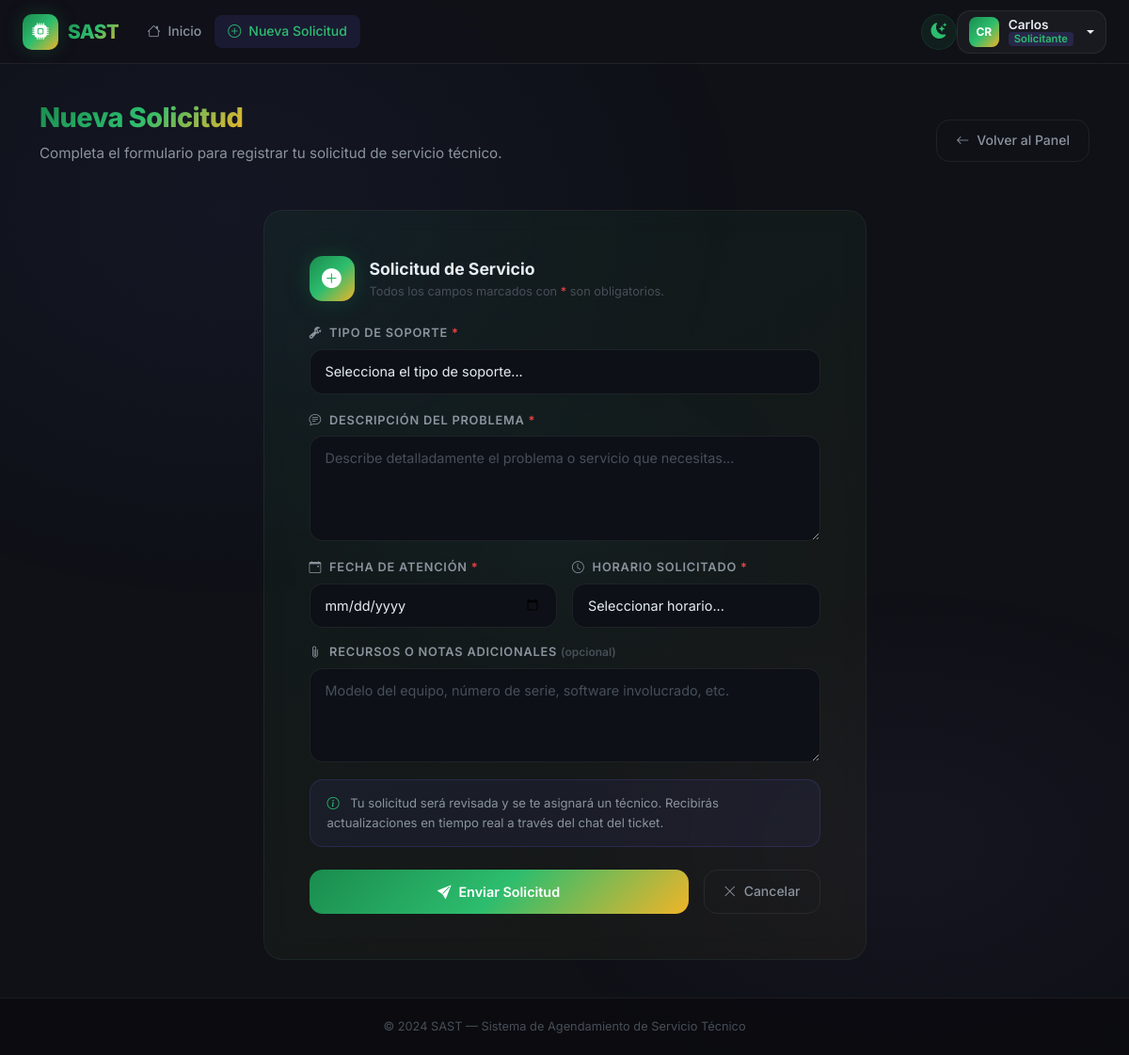
Page /solicitante/nueva-solicitud (signed in) on the committed database.
### app/models/user.py (models this page shows, shortened)
class User(UserMixin, db.Model):
    __tablename__ = 'user'
    id_user = db.Column(db.Integer, primary_key=True, autoincrement=True)
    ncedula = db.Column('Ncedula', db.String(20), nullable=False, unique=True)
    nombres = db.Column('Nombres', db.String(100), nullable=False)
    apellidos = db.Column('Apellidos', db.String(100), nullable=False)
    fecha_nacimiento = db.Column(db.Date, nullable=False)
    numero_telefono = db.Column(db.String(20), nullable=False)
    correo = db.Column('Correo', db.String(150), nullable=False, unique=True)
    contrasena = db.Column(db.String(255), nullable=False)
    sector = db.Column('Sector', db.String(100), nullable=False)
    declaracion_veracidad = db.Column(db.Boolean, default=False)
    autorizacion_datos = db.Column(db.Boolean, default=False)
    reset_token = db.Column(db.String(100), nullable=True, unique=True)
    reset_token_expiry = db.Column(db.DateTime, nullable=True)
    id_rol = db.Column(db.Integer, db.ForeignKey('roles.id_rol'), nullable=False)
    solicitudes_como_cliente = db.relationship(
        'Solicitud', foreign_keys='Solicitud.id_cliente',
        backref='cliente', lazy='dynamic'
    )
    solicitudes_como_tecnico = db.relationship(
        'Solicitud', foreign_keys='Solicitud.id_tecnico',
        backref='tecnico', lazy='dynamic'
    )
    mensajes_enviados = db.relationship('Mensaje', backref='remitente', lazy='dynamic')
    reportes = db.relationship('Reporte', backref='tecnico_reporte', lazy='dynamic')
    calificaciones_dadas = db.relationship('CalificacionTecnico', backref='cliente_calificador', lazy='dynamic')
    detalles_tecnico = db.relationship('DetallesTecnico', backref='tecnico_detalle', uselist=False)
    @property
    def nombre_completo(self):
        return f'{self.nombres} {self.apellidos}'
    @property
    def es_admin(self):
        return self.rol.nombre_rol == 'admin'
    @property
    def es_tecnico(self):
        return self.rol.nombre_rol == 'técnico'
    @property
    def es_solicitante(self):
        return self.rol.nombre_rol == 'solicitante'

class Rol(db.Model):
    __tablename__ = 'roles'
    id_rol = db.Column(db.Integer, primary_key=True, autoincrement=True)
    nombre_rol = db.Column(db.String(50), nullable=False)
    usuarios = db.relationship('User', backref='rol', lazy=True)

### app/blueprints/solicitante/__init__.py (the view, shortened to what this page needs)
@solicitante_bp.route('/nueva-solicitud', methods=['GET', 'POST'])
@login_required
@solicitante_required
def nueva_solicitud():
    tipos = TipoSoporte.query.all()
    return render_template('solicitante/nueva_solicitud.html', tipos=tipos)

### app/blueprints/solicitante/__init__.py (called while the page is built)
def solicitante_required(f):
    @wraps(f)
    def decorated(*args, **kwargs):
        if not current_user.is_authenticated:
            return redirect(url_for('auth.login'))
        if not current_user.es_solicitante:
            abort(403)
        return f(*args, **kwargs)
    return decorated

### app/templates/solicitante/nueva_solicitud.html (shortened to what this page needs)
{% extends 'base.html' %}
{% block content %}
<div class="container py-2">
    <div class="page-header d-flex flex-wrap align-items-center justify-content-between gap-3">
        <div>
            <h1><span class="text-gradient">Nueva Solicitud</span></h1>
            <p>Completa el formulario para registrar tu solicitud de servicio técnico.</p>
        </div>
        <a href="{{ url_for('solicitante.dashboard') }}" class="btn-outline-custom">
            <i class="bi bi-arrow-left"></i> Volver al Panel
        </a>
    </div>
    <div class="row justify-content-center">
        <div class="col-12 col-lg-8 col-xl-7">
            <div class="glass-card p-4 p-md-5">
                <div class="d-flex align-items-center gap-3 mb-4">
                    <div style="width:48px;height:48px;background:var(--gradient-brand);
                                border-radius:14px;display:flex;align-items:center;
                                justify-content:center;box-shadow:0 0 24px var(--primary-glow);">
                        <i class="bi bi-plus-circle-fill" style="font-size:1.3rem;color:white;"></i>
                    </div>
                    <div>
                        <div style="font-size:1.1rem;font-weight:700;color:var(--text-primary);">
                            Solicitud de Servicio
                        </div>
                        <div style="font-size:0.8rem;color:var(--text-muted);">
                            Todos los campos marcados con <span style="color:var(--danger);">*</span> son obligatorios.
                        </div>
                    </div>
                </div>
                <form method="POST" action="{{ url_for('solicitante.nueva_solicitud') }}" novalidate>
                    <div class="form-group">
                        <label class="form-label" for="tipo_soporte">
                            <i class="bi bi-wrench-adjustable me-1"></i>
                            Tipo de Soporte <span style="color:var(--danger);">*</span>
                        </label>
                        <select class="form-select" id="id_tipo_soporte" name="id_tipo_soporte" required>
                            <option value="" disabled selected>Selecciona el tipo de soporte...</option>
                        </select>
                    </div>
                    <div class="form-group">
                        <label class="form-label" for="descripcion">
                            <i class="bi bi-chat-text me-1"></i>
                            Descripción del Problema <span style="color:var(--danger);">*</span>
                        </label>
                        <textarea class="form-control" id="descripcion" name="descripcion"
                                  rows="4" required
                                  placeholder="Describe detalladamente el problema o servicio que necesitas...">{{ request.form.get('descripcion', '') }}</textarea>
                    </div>
                    <div class="row g-3 mb-0">
                        <div class="col-12 col-sm-6">
                            <div class="form-group mb-0">
                                <label class="form-label" for="fecha_atencion">
                                    <i class="bi bi-calendar-event me-1"></i>
                                    Fecha de Atención <span style="color:var(--danger);">*</span>
                                </label>
                                <input type="date" class="form-control" id="fecha_atencion"
                                       name="fecha_atencion" required
                                       min="{{ now().strftime('%Y-%m-%d') if now is defined else '' }}"
                                       value="{{ request.form.get('fecha_atencion', '') }}">
                            </div>
                        </div>
                        <div class="col-12 col-sm-6">
                            <div class="form-group mb-0">
                                <label class="form-label" for="horario">
                                    <i class="bi bi-clock me-1"></i>
                                    Horario Solicitado <span style="color:var(--danger);">*</span>
                                </label>
                                <select class="form-select" id="horario_solicitado" name="horario_solicitado" required>
                                    <option value="" disabled selected>Seleccionar horario...</option>
                                </select>
                            </div>
                        </div>
                    </div>
                    <div class="form-group mt-3">
                        <label class="form-label" for="recursos_adicionales">
                            <i class="bi bi-paperclip me-1"></i>
                            Recursos o Notas Adicionales
                            <span style="color:var(--text-muted);font-size:0.75rem;
                                         text-transform:none;letter-spacing:0;">(opcional)</span>
                        </label>
                        <textarea class="form-control" id="recursos_adicionales"
                                  name="recursos_adicionales" rows="3"
                                  placeholder="Modelo del equipo, número de serie, software involucrado, etc.">{{ request.form.get('recursos_adicionales', '') }}</textarea>
                    </div>
                    <div style="background:rgba(99,102,241,0.07);border:1px solid rgba(99,102,241,0.18);
                                border-radius:var(--radius-md);padding:14px 18px;margin-bottom:24px;
                                font-size:0.82rem;color:var(--text-secondary);">
                        <i class="bi bi-info-circle me-2" style="color:var(--primary-light);"></i>
                        Tu solicitud será revisada y se te asignará un técnico. Recibirás actualizaciones
                        en tiempo real a través del chat del ticket.
                    </div>
                    <div class="d-flex flex-wrap gap-3">
                        <button type="submit" class="btn-primary-custom flex-grow-1 justify-content-center">
                            <i class="bi bi-send-fill"></i> Enviar Solicitud
                        </button>
                        <a href="{{ url_for('solicitante.dashboard') }}"
                           class="btn-outline-custom justify-content-center"
                           style="flex:0 0 auto;">
                            <i class="bi bi-x-lg"></i> Cancelar
                        </a>
                    </div>
                </form>
            </div>
        </div>
    </div>
</div>
{% endblock %}

### app/templates/base.html (shortened to what this page needs)
<!DOCTYPE html>
<html lang="es">
<head>
    <link href="https://cdn.jsdelivr.net/npm/bootstrap@5.3.3/dist/css/bootstrap.min.css" rel="stylesheet">
    <link rel="stylesheet" href="https://cdn.jsdelivr.net/npm/bootstrap-icons@1.11.3/font/bootstrap-icons.min.css">
    <link rel="stylesheet" href="{{ url_for('static', filename='css/main.css') }}">
</head>
<body>
{% if current_user.is_authenticated %}
<nav class="navbar navbar-expand-lg" id="mainNavbar">
    <div class="container-fluid px-4">
        <a class="navbar-brand" href="{{ url_for('index') }}">
            <div class="brand-icon">
                <i class="bi bi-cpu-fill"></i>
            </div>
            <span>SAST</span>
        </a>
        <div class="collapse navbar-collapse" id="navContent">
            <ul class="navbar-nav me-auto mb-2 mb-lg-0">
                {% if current_user.es_admin %}
                <li class="nav-item">
                    <a class="nav-link {% if request.endpoint == 'admin.dashboard' %}active{% endif %}"
                       href="{{ url_for('admin.dashboard') }}">
                        <i class="bi bi-speedometer2 me-1"></i>Dashboard
                    </a>
                </li>
                <li class="nav-item">
                    <a class="nav-link {% if request.endpoint == 'admin.solicitudes' %}active{% endif %}"
                       href="{{ url_for('admin.solicitudes') }}">
                        <i class="bi bi-ticket-detailed me-1"></i>Solicitudes
                    </a>
                </li>
                <li class="nav-item">
                    <a class="nav-link {% if request.endpoint == 'admin.usuarios' %}active{% endif %}"
                       href="{{ url_for('admin.usuarios') }}">
                        <i class="bi bi-people me-1"></i>Usuarios
                    </a>
                </li>
                {% else %}
                <li class="nav-item">
                    <a class="nav-link {% if request.endpoint == 'solicitante.dashboard' %}active{% endif %}"
                       href="{{ url_for('solicitante.dashboard') }}">
                        <i class="bi bi-house me-1"></i>Inicio
                    </a>
                </li>
                <li class="nav-item">
                    <a class="nav-link {% if request.endpoint == 'solicitante.nueva_solicitud' %}active{% endif %}"
                       href="{{ url_for('solicitante.nueva_solicitud') }}">
                        <i class="bi bi-plus-circle me-1"></i>Nueva Solicitud
                    </a>
                </li>
                {% endif %}
            </ul>
            <button id="themeToggle" title="Cambiar tema" onclick="toggleTheme()">
                <i class="bi bi-moon-stars-fill" id="themeIcon"></i>
            </button>
            <div class="dropdown user-menu">
                <button class="btn user-btn dropdown-toggle" type="button" data-bs-toggle="dropdown">
                    <div class="user-avatar">
                        {{ current_user.nombres[0] }}{{ current_user.apellidos[0] }}
                    </div>
                    <div class="user-info">
                        <span class="user-name">{{ current_user.nombres }}</span>
                        <span class="user-role role-{{ current_user.rol.nombre_rol | replace('é', 'e') | replace('ó', 'o') }}">
                            {{ current_user.rol.nombre_rol | capitalize }}
                        </span>
                    </div>
                </button>
            </div>
        </div>
    </div>
</nav>
{% endif %}
<div id="liveToastContainer" class="toast-container position-fixed bottom-0 end-0 p-3" style="z-index:9999;">
</div>
<main class="main-content {% if not current_user.is_authenticated %}auth-page{% endif %}">
    {% block content %}{% endblock %}
</main>
<footer class="app-footer">
    <div class="container text-center">
        <span>© 2024 SAST — Sistema de Agendamiento de Servicio Técnico</span>
    </div>
</footer>
</body>
</html>

### rows in the picture
User: Nombres "C", Apellidos "R", nombres "Carlos"
Rol: rol.nombre_rol "Solicitante"
